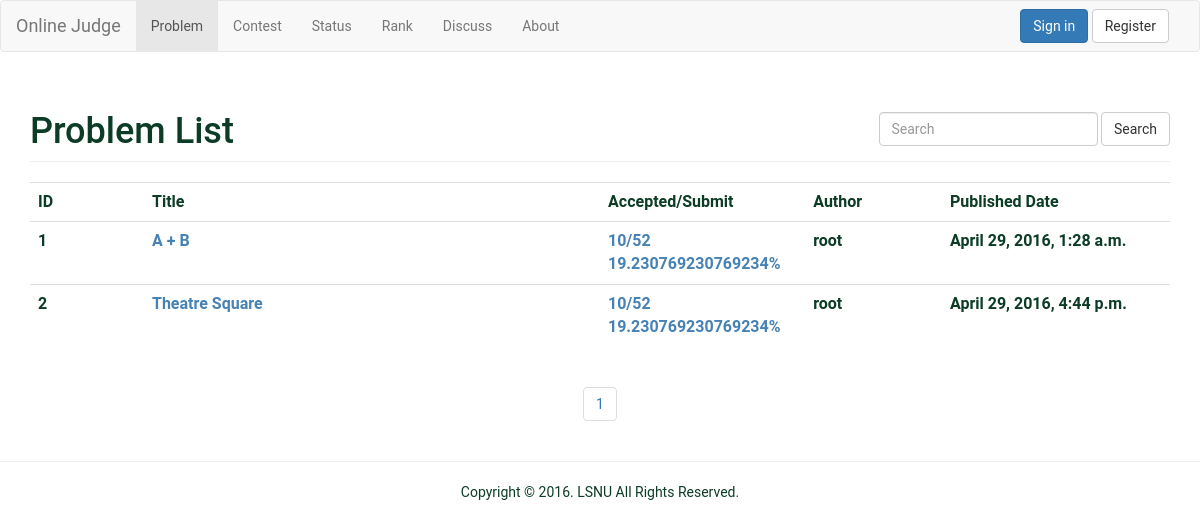
The page /problem/ on the database its author committed.
### OJ/models.py (models this page shows, shortened)
class Problem(models.Model):
    uid = models.ForeignKey(User)
    published_time = models.DateTimeField(auto_now_add=True)
    limit_time = models.PositiveIntegerField(default=1)
    limit_memory = models.PositiveIntegerField(default=1024*1024*128)
    answer_lang = models.PositiveSmallIntegerField(choices=LANG_CHOICE,default=0)
    title = models.CharField(max_length=254)
    content = models.TextField()
    input = models.TextField()
    output = models.TextField()
    note = models.TextField(blank=True)
    source = models.TextField(blank=True)
    class Meta:
        ordering = ['published_time']
    def accepted(self):
        return len(Submit.objects.filter(status = 0))
    def submited(self):
        return Submit.objects.count()
    def ratio(self):
        try:
            ra = len(Submit.objects.filter(status = 0)) / Submit.objects.count() * 100
        except ZeroDivisionError:
            ra = 0.0
        return ra

### OJ/views.py (the view)
# urls.py: url(r'^problem/$', views.problem),
def problem(req):
    pg=int(req.GET.get('pg', 1))
    search=req.GET.get('search', "")
    if search:
        qs=Problem.objects.filter(Q(id__icontains=search)|Q(title__icontains=search)).select_related("uid__name").filter(uid__contains=search)
    else:
        qs=Problem.objects.all()
    max=qs.count()//20+1
    if(pg>max):
        raise Http404("no such page")
    start=pg-7
    if start<1:
        start=1
    end =pg+7
    if end>max:
        end=max
    lst=qs[(pg-1)*20:pg*20]
    return ren2res("problem.html",req,{'pg': pg,'page':list(range(start,end+1)),'list': lst})

### OJ/views.py (called while the page is built)
def ren2res(template,req,dict={}):
    if req.user.is_authenticated():
        dict.update({'user':{'id':req.user.id,'name':req.user.get_username()}})
    else:
        dict.update({'user':False})
    if req:
        return render_to_response(template,dict,context_instance=RequestContext(req))
    else:
        return render_to_response(template,dict)

### templates/problem.html
{% extends "base_list.html" %}
{% block title %}Problem List{% endblock %}
{% block navbar %}{% include "include/navbar-problem.html" %}{% endblock %}
{% block list %}
<col width="10%" />
<col width="40%" />
<col width="18%" />
<col width="12%" />
<col width="20%" />
<tr>
    <th>ID</th>
    <th>Title</th>
    <th>Accepted/Submit</th>
    <th>Author</th>
    <th>Published Date</th>
</tr>
{% for item in list %}
<tr>
    <th>{{ item.id }}</th>
    <th><a href="/problem/{{ item.id }}">{{ item.title }}</a></th>
    <th><a href="/problem/{{ item.id }}/status">{{ item.accepted }}/{{ item.submited }} &nbsp;&nbsp; {{ item.ratio }}%</a></th>
    <th>{{ item.uid }}</th>
    <th>{{ item.published_time }}</th>
</tr>
{% endfor %}
{% endblock %}

### templates/base.html (style rules this page uses)
body { color: #0c3c26; font-family: "Roboto",Corbel,Avenir,"Lucida Grande","Lucida Sans",sans-serif; }
a { color:steelblue; }

### rows shown on the page
Problem: id "1", title "A + B", accepted "10", submited "52", ratio "19.230769230769234", uid "root", published_time "April 29, 2016, 1:28 a.m."
Problem: id "2", title "Theatre Square", accepted "10", submited "52", ratio "19.230769230769234", uid "root", published_time "April 29, 2016, 4:44 p.m."

### other values the page prints
{{ id }} "1"
